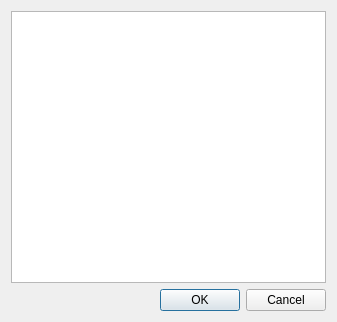
<?xml version="1.0" encoding="UTF-8"?>
<ui version="4.0">
 <class>NewObjectDialog</class>
 <widget class="QDialog" name="NewObjectDialog">
  <property name="geometry">
   <rect>
    <x>0</x>
    <y>0</y>
    <width>337</width>
    <height>322</height>
   </rect>
  </property>
  <property name="windowTitle">
   <string>Neues Objekt hinzufügen</string>
  </property>
  <property name="windowIcon">
   <iconset theme="list-add">
    <normaloff/>
   </iconset>
  </property>
  <layout class="QVBoxLayout" name="verticalLayout">
   <item>
    <widget class="QTreeView" name="treeView">
     <property name="sortingEnabled">
      <bool>false</bool>
     </property>
     <property name="animated">
      <bool>true</bool>
     </property>
    </widget>
   </item>
   <item>
    <widget class="QDialogButtonBox" name="buttonBox">
     <property name="orientation">
      <enum>Qt::Horizontal</enum>
     </property>
     <property name="standardButtons">
      <set>QDialogButtonBox::Cancel|QDialogButtonBox::Ok</set>
     </property>
    </widget>
   </item>
  </layout>
 </widget>
 <resources/>
 <connections>
  <connection>
   <sender>buttonBox</sender>
   <signal>accepted()</signal>
   <receiver>NewObjectDialog</receiver>
   <slot>accept()</slot>
   <hints>
    <hint type="sourcelabel">
     <x>248</x>
     <y>254</y>
    </hint>
    <hint type="destinationlabel">
     <x>157</x>
     <y>274</y>
    </hint>
   </hints>
  </connection>
  <connection>
   <sender>buttonBox</sender>
   <signal>rejected()</signal>
   <receiver>NewObjectDialog</receiver>
   <slot>reject()</slot>
   <hints>
    <hint type="sourcelabel">
     <x>316</x>
     <y>260</y>
    </hint>
    <hint type="destinationlabel">
     <x>286</x>
     <y>274</y>
    </hint>
   </hints>
  </connection>
 </connections>
</ui>
